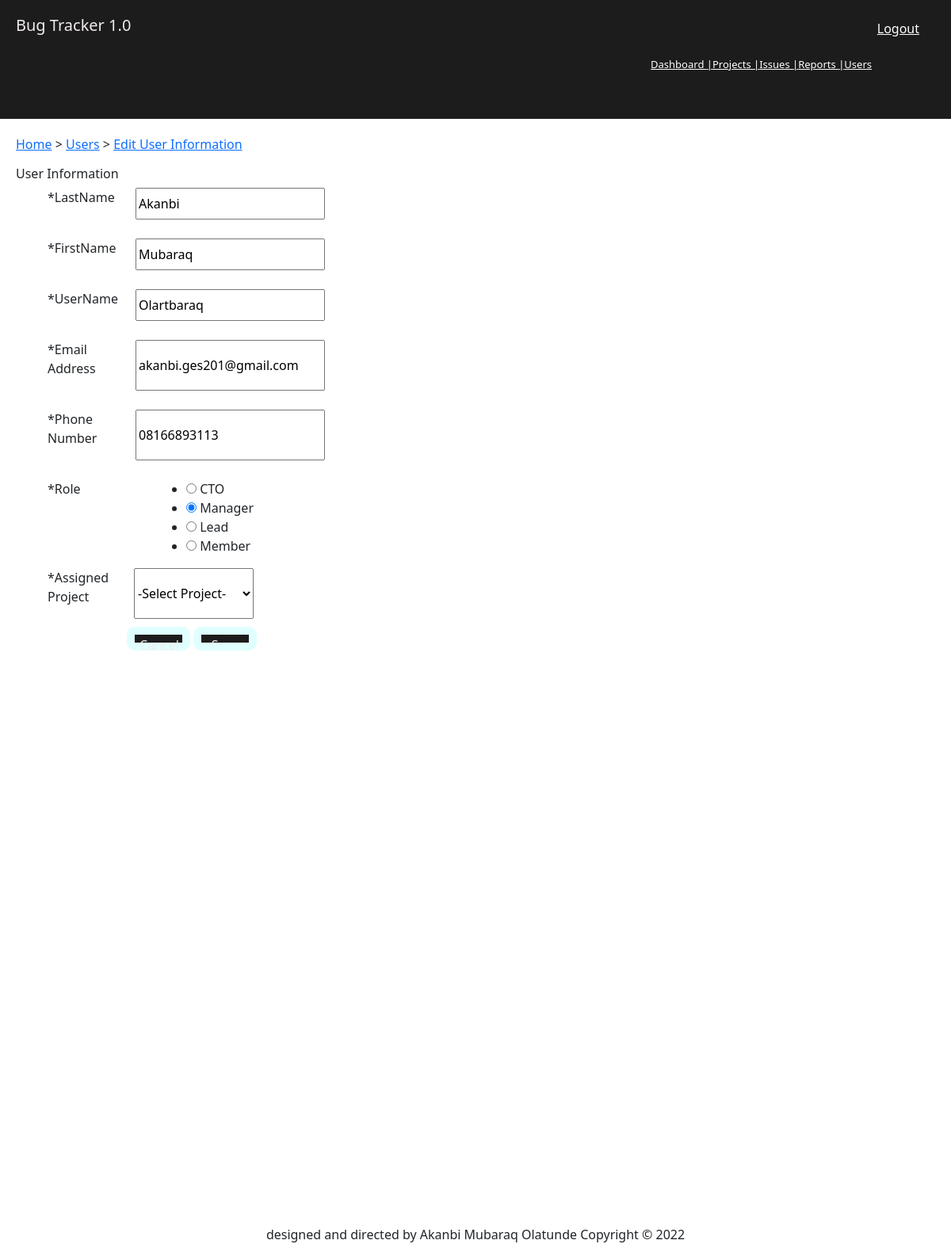
Screenshot of /user-info/edit/1 with the database file from the repository.
### main_files/db_models.py (models this page shows, shortened)
class User(db.Model):
    __table_args__ = {"extend_existing": True}
    """class that defines the fields to store users in the database """
    user_id = db.Column(db.Integer(), primary_key=True)
    firstname = db.Column(db.String(30), nullable=False)
    lastname = db.Column(db.String(30), nullable=False)
    email = db.Column(db.String(50), nullable=False)
    phone = db.Column(db.String(14), nullable=False)
    username = db.Column(db.String(50), nullable=False)
    assigned_project = db.Column(db.String(250), nullable=True)
    date_created = db.Column(db.DateTime, nullable=False, default=datetime.utcnow())
    date_modified_on = db.Column(db.DateTime, nullable=False, default=datetime.utcnow())
    record_created_by = db.Column(db.String(100), nullable=False, default="admin")
    record_modified_by = db.Column(db.String(100), nullable=False, default="admin")
    user_roles = db.Column(db.String(10), nullable=True)

### main_files/all_routes.py (the view, shortened to what this page needs)
@bp.route("/user-info/edit/<int:user_id>", methods=["GET", "POST"])
def edit_user(user_id):
    each_user = User.query.get_or_404(user_id)
    form = User_Details()
    form2 = Edit_User_details()
    form.lastname.data = each_user.lastname
    form.firstname.data = each_user.firstname
    form.email.data = each_user.email
    form.username.data = each_user.username
    form.phone.data = each_user.phone
    form2.assigned_project.data = each_user.assigned_project
    form2.user_roles.data = each_user.user_roles
    return render_template(
        "edit-user-page.html",
        form=form,
        form2=form2,
        user_id=each_user.user_id,
        each_user=each_user,
    )

### main_files/forms_input.py
class Edit_User_details(FlaskForm):
    user_roles = RadioField(choices=[('CTO','CTO'),('Manager','Manager'),('Lead','Lead'),('Member','Member')], validators=[DataRequired(), User_Details.validate_roles_for_higher_up, User_Details.validate_roles_for_lower_up])
    assigned_project = QuerySelectField(query_factory=User_Details.assigned_project_query, allow_blank=True, get_label='project_name', blank_text = '-Select Project-')
    save = SubmitField()

### main_files/all_routes.py (called while the page is built)
@bp.context_processor
def base():
    form3 = SearchForm()
    return dict(form=form3)

@bp.context_processor
def base_user():
    form3 = SearchForm2()
    return dict(form=form3)

@bp.context_processor
def base_issue():
    form = SearchForm3()
    return dict(form=form)

### main_files/forms_input.py (called while the page is built)
    def assigned_project_query():
        return Project.query

### main_files/templates/edit-user-page.html (shortened to what this page needs)
<!DOCTYPE html>
<html lang="en">
  <head>
    <link
      href="https://cdn.jsdelivr.net/npm/bootstrap@5.2.1/dist/css/bootstrap.min.css"
      rel="stylesheet"
    />
  </head>
  <body>
    <header>
      <div class="base-contain">
        <div class="base-name">
          <h5>Bug Tracker 1.0</h5>
          <a href="{{url_for('main.logout_page')}}" class="logout"> Logout</a>
        </div>
        <div class="home-sections">
          <a href="{{url_for('main.dashboard_page')}}" class="dashboard"
            >Dashboard <span>|</span></a
          >
          <a href="{{url_for('main.projects_page')}}" class="dashboard">
            Projects <span>|</span></a
          >
          <a href="{{url_for('main.issues_page')}}" class="dashboard">
            Issues <span>|</span></a
          >
          <a href="{{url_for('main.reports_page')}}" class="dashboard">
            Reports <span>|</span></a
          >
          <a href="{{url_for('main.users_page')}}" class="dashboard"> Users</a>
        </div>
      </div>
    </header>
    <main>
      <div class="user-information">
        <div class="user-info-logo">
          <p>
            <a href="{{url_for('main.home_page')}}">Home</a> <span> > </span>
            <a href="{{url_for('main.users_page')}}">Users</a> <span> > </span>
            <a href="{{url_for('main.edit_user', user_id=each_user.user_id) }}"
              >Edit User Information</a
            >
          </p>
        </div>
        <div class="user-info-items">
          <div class="heading">
            <h6>User Information</h6>
          </div>
          <div class="user-info-expand">
            <form method="POST" class="information">
              <div class="expand-each">
                <p>*LastName</p>
                {{ form.lastname(class="lastname", type="text", id="lastname")
                }}
              </div>
              <br />
              <div class="expand-each">
                <p>*FirstName</p>
                {{ form.firstname(class="lastname", type="text", id="firstname")
                }}
              </div>
              <br />
              <div class="expand-each">
                <p>*UserName</p>
                {{ form.username(class="username", type="text", id="username")
                }}
              </div>
              <br />
              <div class="expand-each">
                <p>*Email Address</p>
                {{ form.email(type="email", id="email") }}
              </div>
              <br />
              <div class="expand-each">
                <p>*Phone Number</p>
                {{ form.phone(type="number", placeholder="Phone(only digits)",
                id="phone") }}
              </div>
              <br />
              <div class="expand-each-role">
                <p>*Role</p>
                {{ form2.user_roles }}
              </div>
              <div class="expand-each-role">
                <p>*Assigned Project</p>
                {{ form2.assigned_project }}
              </div>
              <div class="buttons-to-create">
                <button type="reset" id="reset" name="reset">Cancel</button>
                {{ form2.save(type="submit", id="submit") }}
              </div>
            </form>
          </div>
        </div>
      </div>
    </main>
    <footer>
      <p>
        designed and directed by Akanbi Mubaraq Olatunde Copyright &copy; 2022
      </p>
    </footer>
  </body>
</html>

### main_files/templates/edit-user-page.html (style rules this page uses)
body { width: 100vw; height: 100vh; overflow-y: scroll; overflow-x: hidden; background: lightgrey; font-family: sans-serif; font-size: 14px; }
.base-contain a { color: white; }
.base-contain { height: 150px; background-color: rgb(29, 28, 28); color: rgb(240, 236, 236); }
.base-name { padding: 20px; display: flex; justify-content: space-between; align-items: center; margin-right: 20px; }
.home-sections { display: flex; justify-content: flex-end; align-items: center; font-size: small; margin-right: 100px; }
.user-information { margin: 20px; padding: auto; }
.buttons-to-create { margin-top: 10px; margin-left: 100px; }
.buttons-to-create button { width: 80px; height: 30px; border: solid, 10px, lightcyan; background-color: rgb(29, 28, 28); color: rgb(240, 236, 236); border-radius: 10px; }
.buttons-to-create #submit { width: 80px; height: 30px; border: solid, 10px, lightcyan; background-color: rgb(29, 28, 28); color: rgb(240, 236, 236); border-radius: 10px; }
.user-info-expand { margin-left: 40px; }
.expand-each { display: flex; justify-content: space-between; width: 350px; }
.expand-each p { width: 100px; }
.expand-each-role { display: flex; justify-content: space-between; width: 260px; }
footer { position: relative; top: 700px; text-align: center; }

### rows the page displays
User: lastname "Akanbi", firstname "Mubaraq", username "Olartbaraq", email "akanbi.ges201@gmail.com", phone "08166893113", user_roles "☐ CTO ☑ Manager ☐ Lead ☐ Member", assigned_project "-Select Project-"
